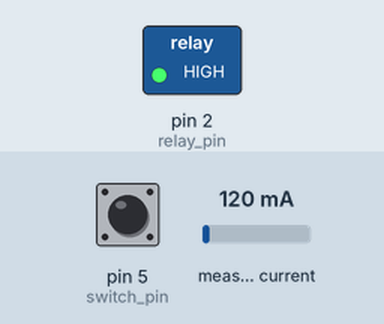
The sketch below on a simulated Arduino Uno, built with avr-gcc and run on an emulated ATmega328P. Parts: switched loads named in the sketch (green lamp = pin HIGH). The test bench sets the inputs (shaded band); at power-on: pin 5 (switch_pin) HIGH, measured current 120 mA. What the sketch prints to the serial monitor is not drawn.

Above: at 1.2 s.
1.3 s: pin 5 (switch_pin) pulled LOW for 0.15 s
Timing chart, 0 to 4.3 s (numbered marks = the images above; inputs shaded):
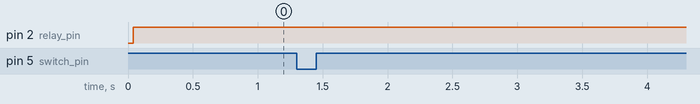

Measured:
- after the input at 1.3 s, every drawn part: stays the same

The sketch:

sketch.ino
```cpp
#include "ACS712.h"

const int switch_pin = 5;
const int relay_pin = 2;
const int period = 5000;       // 5 seconds to wait
const int minThreshold = 200;  //200mA

bool powerConnected = false;
bool shutingDown = false;
unsigned long start_time = 0;
int minCurrent;

ACS712 ACS(A0, 5.0, 1023, 66);

void setup() {
  pinMode(relay_pin, OUTPUT);
  pinMode(switch_pin, INPUT);

  Serial.begin(9600);
  while (!Serial)
    ;
  Serial.println("Started");

  // Initialize the current sensor
  ACS.autoMidPoint();

  // Set the initial current value
  minCurrent = ACS.mA_AC();
  if (minCurrent < minThreshold)
    minCurrent = minThreshold;
}

void loop() {
  // Read the current input
  int mA = ACS.mA_AC();
  // Read the switch
  int switch_status = digitalRead(switch_pin);

  // Check if we need turn on the vacuum
  if (!powerConnected && (mA > minCurrent || switch_status == HIGH)) {
    powerConnected = true;
    shutingDown = false;
    digitalWrite(relay_pin, HIGH);
    Serial.println("ON");
  }

  // Check if we need sign to turn off the vacuum
  if (switch_status == LOW && powerConnected && mA < minCurrent) {
    powerConnected = false;
    shutingDown = true;
    start_time = millis();
    Serial.println("Turning off...");
  }

  // Delay 5 seconds to turn off the vacuum
  if (shutingDown && (millis() - start_time > period)) {
    digitalWrite(relay_pin, LOW);
    shutingDown = false;
    Serial.println("OFF");
  }

  delay(100);  // wait to refresh
}
```
